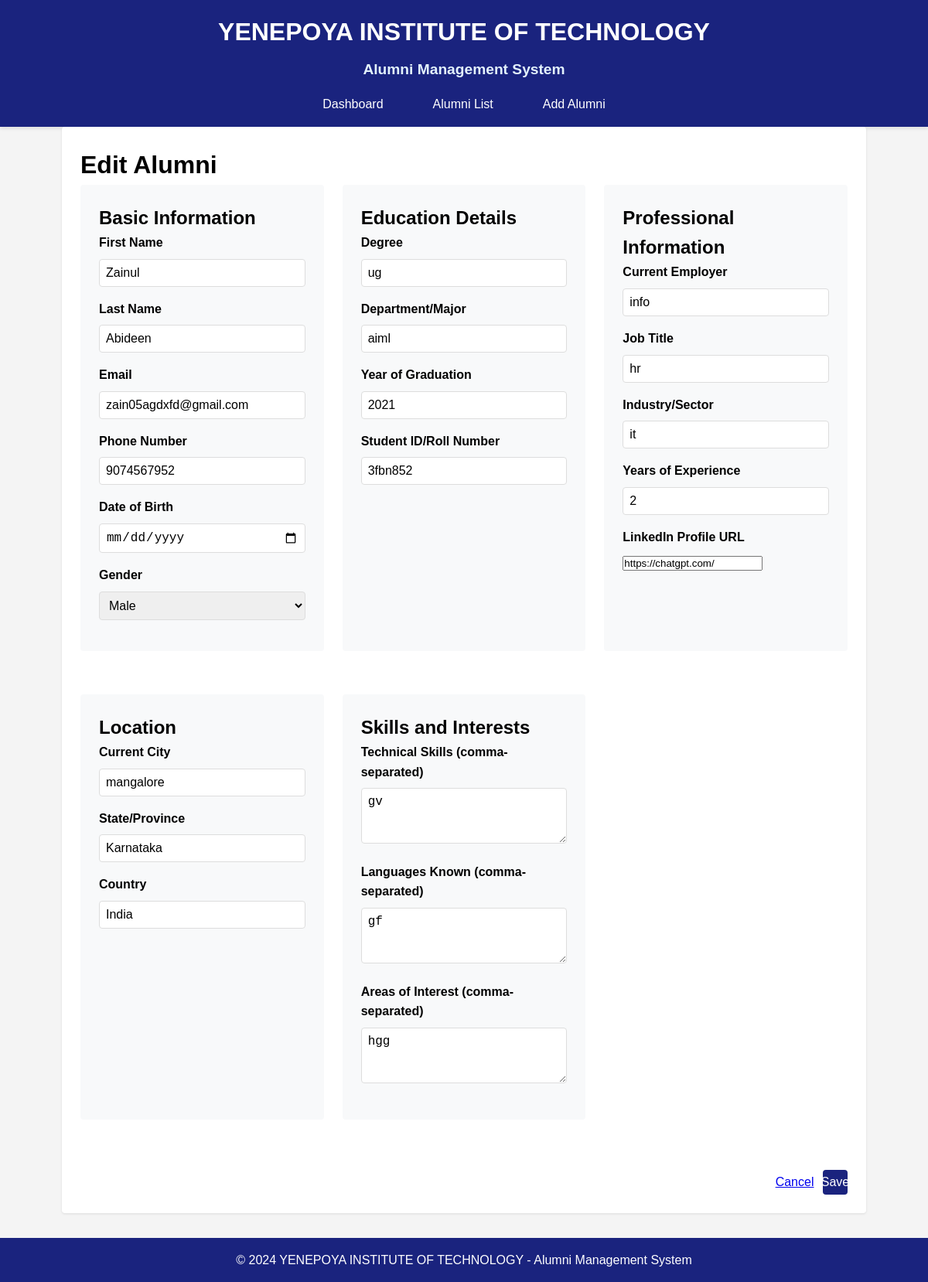
The page /alumni/2/edit on the database its author committed.
### models.py (models this page shows, shortened)
class Alumni(db.Model):
    id = db.Column(db.Integer, primary_key=True)
    first_name = db.Column(db.String(50), nullable=False)
    last_name = db.Column(db.String(50), nullable=False)
    email = db.Column(db.String(100), unique=True, nullable=False)
    phone = db.Column(db.String(20))
    date_of_birth = db.Column(db.Date)
    gender = db.Column(db.String(10))
    degree = db.Column(db.String(100), nullable=False)
    department = db.Column(db.String(100), nullable=False)
    graduation_year = db.Column(db.Integer, nullable=False)
    student_id = db.Column(db.String(20), unique=True, nullable=False)
    current_employer = db.Column(db.String(100))
    job_title = db.Column(db.String(100))
    industry = db.Column(db.String(100))
    years_of_experience = db.Column(db.Integer)
    linkedin = db.Column(db.Text)
    current_city = db.Column(db.String(100))
    state = db.Column(db.String(100))
    country = db.Column(db.String(100))
    technical_skills = db.Column(db.Text)
    languages_known = db.Column(db.Text)
    areas_of_interest = db.Column(db.Text)
    created_at = db.Column(db.DateTime, default=datetime.utcnow)
    updated_at = db.Column(db.DateTime, default=datetime.utcnow, onupdate=datetime.utcnow)

### app.py (the view, shortened to what this page needs)
@app.route('/alumni/<int:id>/edit', methods=['GET', 'POST'])
def edit_alumni(id):
    alumni = Alumni.query.get_or_404(id)
    return render_template('alumni_form.html', alumni=alumni, current_year=datetime.now().year)

### templates/alumni_form.html (shortened to what this page needs)
{% extends "base.html" %}
{% block content %}
<div class="card">
    <h1>{% if alumni %}Edit{% else %}Add{% endif %} Alumni</h1>
    <form method="POST" action="{{ url_for('edit_alumni', id=alumni.id) if alumni else url_for('add_alumni') }}">
        <div style="display: grid; grid-template-columns: repeat(auto-fit, minmax(300px, 1fr)); gap: 1.5rem;">
            <div class="form-section">
                <h2>Basic Information</h2>
                <div class="form-group">
                    <label for="first_name">First Name</label>
                    <input type="text" id="first_name" name="first_name" class="form-control" required
                           value="{{ alumni.first_name if alumni else '' }}">
                </div>
                <div class="form-group">
                    <label for="last_name">Last Name</label>
                    <input type="text" id="last_name" name="last_name" class="form-control" required
                           value="{{ alumni.last_name if alumni else '' }}">
                </div>
                <div class="form-group">
                    <label for="email">Email</label>
                    <input type="email" id="email" name="email" class="form-control" required
                           value="{{ alumni.email if alumni else '' }}">
                </div>
                <div class="form-group">
                    <label for="phone">Phone Number</label>
                    <input type="tel" id="phone" name="phone" class="form-control"
                           value="{{ alumni.phone if alumni else '' }}">
                </div>
                <div class="form-group">
                    <label for="date_of_birth">Date of Birth</label>
                    <input type="date" id="date_of_birth" name="date_of_birth" class="form-control"
                           value="{{ alumni.date_of_birth.strftime('%Y-%m-%d') if alumni and alumni.date_of_birth else '' }}">
                </div>
                <div class="form-group">
                    <label for="gender">Gender</label>
                    <select id="gender" name="gender" class="form-control">
                        <option value="Male" {% if alumni and alumni.gender == 'Male' %}selected{% endif %}>Male</option>
                    </select>
                </div>
            </div>
            <div class="form-section">
                <h2>Education Details</h2>
                <div class="form-group">
                    <label for="degree">Degree</label>
                    <input type="text" id="degree" name="degree" class="form-control" required
                           value="{{ alumni.degree if alumni else '' }}">
                </div>
                <div class="form-group">
                    <label for="department">Department/Major</label>
                    <input type="text" id="department" name="department" class="form-control" required
                           value="{{ alumni.department if alumni else '' }}">
                </div>
                <div class="form-group">
                    <label for="graduation_year">Year of Graduation</label>
                    <input type="number" id="graduation_year" name="graduation_year" class="form-control" required
                           min="1900" max="{{ current_year }}" value="{{ alumni.graduation_year if alumni else '' }}">
                </div>
                <div class="form-group">
                    <label for="student_id">Student ID/Roll Number</label>
                    <input type="text" id="student_id" name="student_id" class="form-control" required
                           value="{{ alumni.student_id if alumni else '' }}">
                </div>
            </div>
            <div class="form-section">
                <h2>Professional Information</h2>
                <div class="form-group">
                    <label for="current_employer">Current Employer</label>
                    <input type="text" id="current_employer" name="current_employer" class="form-control"
                           value="{{ alumni.current_employer if alumni else '' }}">
                </div>
                <div class="form-group">
                    <label for="job_title">Job Title</label>
                    <input type="text" id="job_title" name="job_title" class="form-control"
                           value="{{ alumni.job_title if alumni else '' }}">
                </div>
                <div class="form-group">
                    <label for="industry">Industry/Sector</label>
                    <input type="text" id="industry" name="industry" class="form-control"
                           value="{{ alumni.industry if alumni else '' }}">
                </div>
                <div class="form-group">
                    <label for="years_of_experience">Years of Experience</label>
                    <input type="number" id="years_of_experience" name="years_of_experience" class="form-control"
                           min="0" value="{{ alumni.years_of_experience if alumni else '' }}">
                </div>
                <div class="form-group">
                    <label for="linkedin">LinkedIn Profile URL</label>
                    <input type="url" id="linkedin" name="linkedin" class="form-control"
                           value="{{ alumni.linkedin if alumni else '' }}">
                </div>
            </div>
            <div class="form-section">
                <h2>Location</h2>
                <div class="form-group">
                    <label for="current_city">Current City</label>
                    <input type="text" id="current_city" name="current_city" class="form-control"
                           value="{{ alumni.current_city if alumni else '' }}">
                </div>
                <div class="form-group">
                    <label for="state">State/Province</label>
                    <input type="text" id="state" name="state" class="form-control"
                           value="{{ alumni.state if alumni else '' }}">
                </div>
                <div class="form-group">
                    <label for="country">Country</label>
                    <input type="text" id="country" name="country" class="form-control"
                           value="{{ alumni.country if alumni else '' }}">
                </div>
            </div>
            <div class="form-section">
                <h2>Skills and Interests</h2>
                <div class="form-group">
                    <label for="technical_skills">Technical Skills (comma-separated)</label>
                    <textarea id="technical_skills" name="technical_skills" class="form-control" rows="3"
                              placeholder="e.g., Python, Java, Web Development">{{ alumni.technical_skills if alumni else '' }}</textarea>
                </div>
                <div class="form-group">
                    <label for="languages_known">Languages Known (comma-separated)</label>
                    <textarea id="languages_known" name="languages_known" class="form-control" rows="3"
                              placeholder="e.g., English, Spanish, French">{{ alumni.languages_known if alumni else '' }}</textarea>
                </div>
                <div class="form-group">
                    <label for="areas_of_interest">Areas of Interest (comma-separated)</label>
                    <textarea id="areas_of_interest" name="areas_of_interest" class="form-control" rows="3"
                              placeholder="e.g., AI, Marketing, Finance">{{ alumni.areas_of_interest if alumni else '' }}</textarea>
                </div>
            </div>
        </div>
        <div style="margin-top: 2rem; text-align: right;">
            <a href="{{ url_for('alumni_list') }}" class="btn btn-danger" style="margin-right: 1rem;">Cancel</a>
            <button type="submit" class="btn btn-primary">Save</button>
        </div>
    </form>
</div>
{% endblock %}

### static/css/style.css (style rules this page uses)
* { margin: 0; padding: 0; box-sizing: border-box; }
body { font-family: Arial, sans-serif; line-height: 1.6; background-color: #f4f4f4; }
.form-group { margin-bottom: 1rem; }
label { display: block; margin-bottom: 0.5rem; font-weight: bold; }
input[type="text"], input[type="email"], input[type="tel"], input[type="date"], input[type="number"], select, textarea { width: 100%; padding: 0.5rem; border: 1px solid #ddd; border-radius: 4px; font-size: 1rem; }
button { background-color: #1a237e; color: white; padding: 0.5rem 1rem; border: none; border-radius: 4px; cursor: pointer; font-size: 1rem; }
.card { background-color: white; padding: 1.5rem; border-radius: 4px; box-shadow: 0 1px 3px rgba(0,0,0,0.1); }
.form-section { margin-bottom: 2rem; padding: 1.5rem; background-color: #f8f9fa; border-radius: 4px; }
.btn { padding: 0.5rem; border: none; border-radius: 4px; cursor: pointer; transition: all 0.3s ease; display: inline-flex; align-items: center; justify-content: center; width: 32px; height: 32px; }

### rows shown on the page
Alumni: first_name "Zainul", last_name "Abideen", email "zain05agdxfd@gmail.com", phone "9074567952", gender "Male", degree "ug", department "aiml", graduation_year "2021", student_id "3fbn852", current_employer "info", job_title "hr", industry "it", years_of_experience "2", linkedin "https://chatgpt.com/", current_city "mangalore", state "Karnataka", country "India", technical_skills "gv", languages_known "gf", areas_of_interest "hgg"
